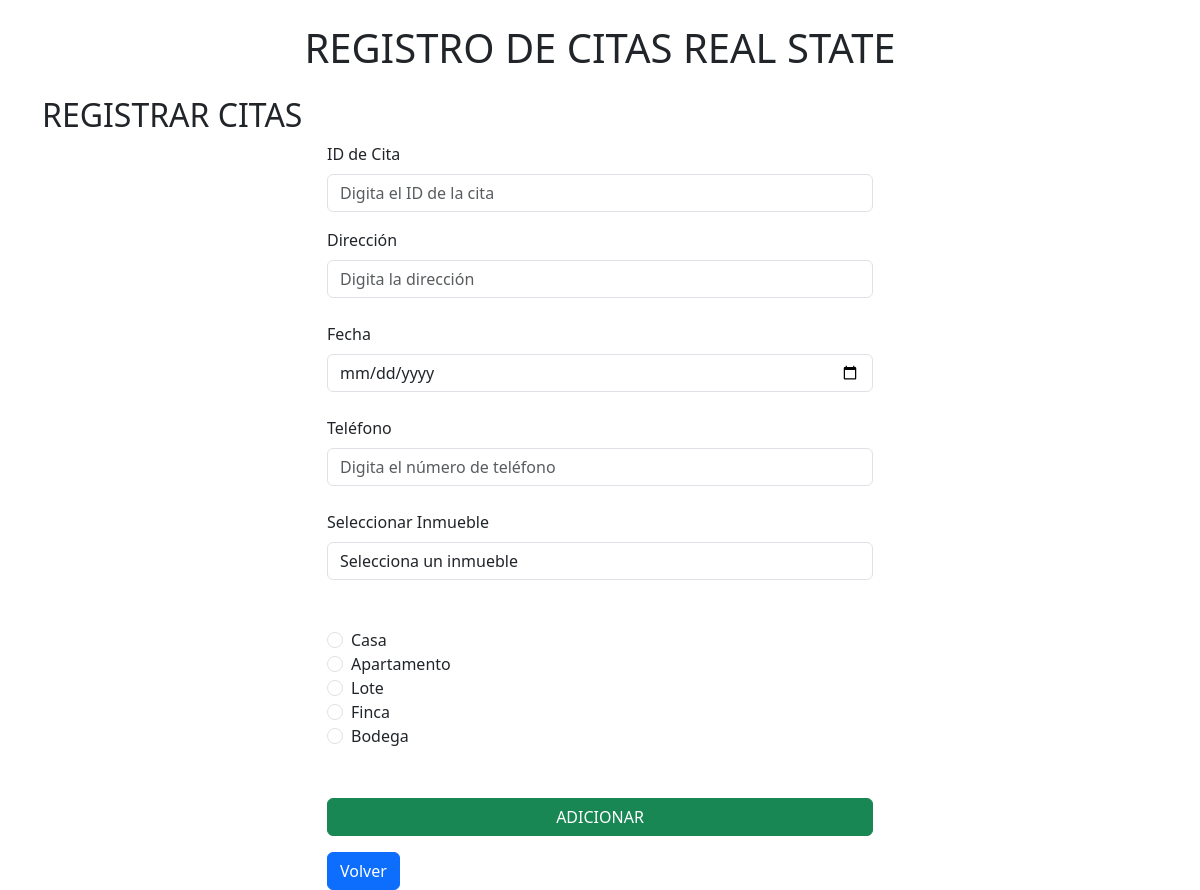
Page /crudcitas/create.php on the committed database.
### tables this page shows
CREATE TABLE `tblcategoria` (
  `IdCategoria` int(11) NOT NULL,
  `Nombres` varchar(40) NOT NULL
);

### crudcitas/create.php (the view, shortened to what this page needs)
<?php
include 'conexion.php';
?>
<!DOCTYPE html>
<html lang="es">
<head>
    <link href="https://cdn.jsdelivr.net/npm/bootstrap@5.3.2/dist/css/bootstrap.min.css" rel="stylesheet">
</head>
</head>
<body>
    <h1 class="text-center mt-4 mb-4">REGISTRO DE CITAS REAL STATE</h1>
    <div class="container">
        <div class="row">
            <div class="col-a">
                <h2>REGISTRAR CITAS</h2>
            </div>
        </div>
        <div class="row">
            <div class="col-sm-6 offset-3">
                <form action="create.php" method="post">
                    <div class="mb-3">
                        <label for="doc" class="form-label">ID de Cita</label>
                        <input type="number" class="form-control" name="doc" placeholder="Digita el ID de la cita" required>
                    </div>
                    <div>
                        <label for="direccion" class="form-label">Dirección</label>
                        <input type="text" class="form-control" name="direccion" placeholder="Digita la dirección" required>
                    </div>
                    <br>
                    <div>
                        <label for="fecha" class="form-label">Fecha</label>
                        <input type="date" class="form-control" name="fecha" placeholder="Ingresa la fecha" required>
                    </div>
                    <br>
                    <div>
                        <label for="telefono" class="form-label">Teléfono</label>
                        <input type="number" class="form-control" name="telefono" placeholder="Digita el número de teléfono" required>
                    </div>
                    <br>
                    <div>
                        <label for="inmueble" class="form-label">Seleccionar Inmueble</label>
                        <select class="form-control" name="inmueble" required>
                            <option value="" disabled selected>Selecciona un inmueble</option>
                        </select>
                    </div>
                    <br><br>
                    <div class="form-check">
                        <?php
                        $registros = mysqli_query($con, "SELECT IdCategoria, Nombres FROM TBLCategoria") or die("Problemas con el select" . mysqli_error($con));
                        while ($reg = mysqli_fetch_array($registros)) {
                            echo '<input class="form-check-input" type="radio" name="categoria" value="' . $reg['IdCategoria'] . '" id="categoria_' . $reg['IdCategoria'] . '">';
                            echo '<label class="form-check-label" for="categoria_' . $reg['IdCategoria'] . '">' . $reg['Nombres'] . '</label><br>';
                        }
                        ?>
                    </div>
                    <br><br>
                    <button type="submit" class="btn btn-success w-100" name="crear">ADICIONAR</button>
                </form>
                <a href="index.php" class="btn btn-primary mt-3">Volver</a>
            </div>
        </div>
    </div>
</body>
</html>

### rows in the picture
tblcategoria: Nombres "Casa"
tblcategoria: Nombres "Apartamento"
tblcategoria: Nombres "Lote"
tblcategoria: Nombres "Finca"
tblcategoria: Nombres "Bodega"
